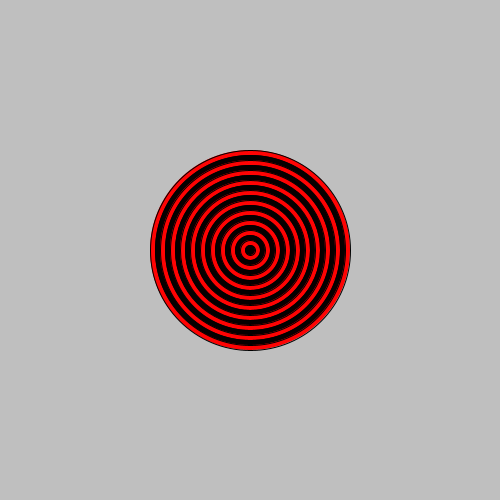
Frame 1 (no input)
Frame 60 (the mouse pressed at the canvas centre just before this capture): identical to frame 1, image omitted
Frame 120 (the mouse held since frame 60 and released just before this capture): identical to frame 1, image omitted

The Processing sketch that drew this single still picture (run headless with seeded random() and noise(); from frame 60 on, the mouse is pressed at the canvas centre):

// Processing sketch: Bullseye
// ── Bullseye.pde
void setup(){
size (500,500);
}
void draw(){
  background(#BFBFBF);
  noFill();
  for (int i = 20; i > 0; i--) {
if (i % 2 == 0){
  fill (#FF0303);
}
else{
  fill (#050000);
}
ellipse(250, 250, i*10, i*10); 
}
}
